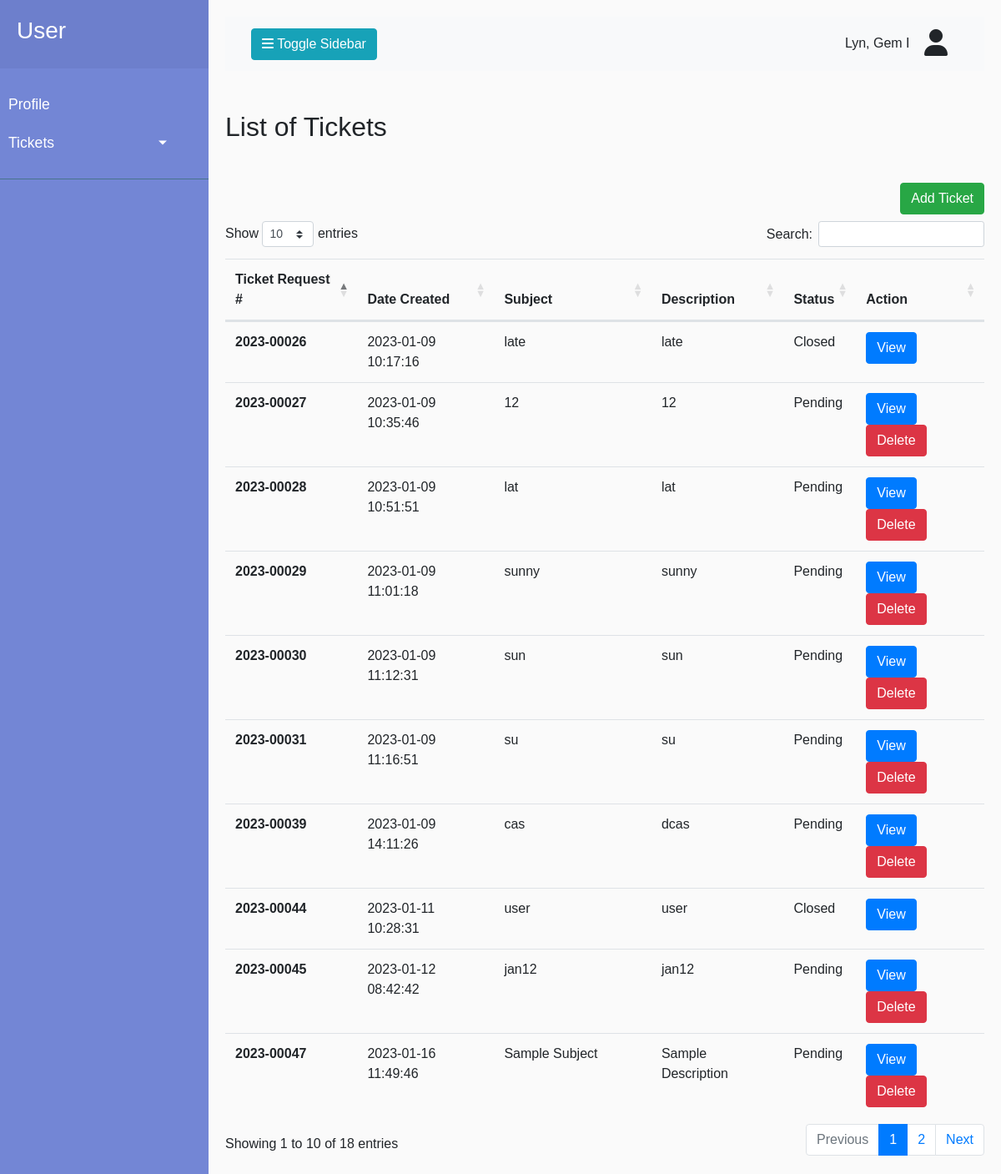
/User_side/ (signed in), run on the app's committed database.
### tables this page shows
CREATE TABLE `ticket` (
  `ticket_id` int(11) NOT NULL DEFAULT 0,
  `user_id` int(11) NOT NULL DEFAULT 0,
  `ticket_year` int(4) NOT NULL DEFAULT 0,
  `ticket_number` int(10) NOT NULL DEFAULT 0,
  `company_id` int(11) NOT NULL DEFAULT 0,
  `department_id` int(11) NOT NULL DEFAULT 0,
  `date_created` datetime NOT NULL DEFAULT '1000-01-01 00:00:00',
  `subject` varchar(100) NOT NULL DEFAULT '0',
  `ticket_description` varchar(150) NOT NULL DEFAULT '0',
  `message` varchar(150) NOT NULL DEFAULT '0',
  `file_uploaded` varchar(100) NOT NULL DEFAULT '0',
  `priority` int(1) NOT NULL DEFAULT 0,
  `assigned_to` int(11) NOT NULL DEFAULT 0,
  `status` int(11) NOT NULL DEFAULT 0,
  `closed_by` int(11) NOT NULL DEFAULT 0,
  `date_closed` datetime NOT NULL DEFAULT '1000-01-01 00:00:00'
);

### Includes/connection.php (called while the page is built, shortened)
<?php
$siteURL = "http://localhost/TicketingSystem/";

### User_side/index.php (the view, shortened to what this page needs)
<?php
    include ('header.php');
?>
            <h2 class="my-5">List of Tickets</h2>
            <form class="form-inline d-flex justify-content-end align-items-baseline">
                <button type="button" data-toggle="modal" data-target="#addTicketModal" class="btn btn-success mb-2">Add Ticket</button>
            </form>
            <table class="table" id="myTicketsTable">
                <thead>
                <tr>
                    <th scope="col">Ticket Request #</th>
                    <th scope="col">Date Created</th>
                    <th scope="col">Subject</th>
                    <th scope="col">Description</th>
                    <th scope="col">Status</th>
                    <th scope="col">Action</th>
                </tr>
                </thead>
                <tbody>
                <?php
                    $displayTablesql = "SELECT ticket_id, ticket_year, ticket_number, date_created, subject, ticket_description, status
                                        FROM ticket
                                        WHERE user_id=$current_id";
                    $displayResult = mysqli_query($con, $displayTablesql);
                    $displayResultCheck = mysqli_num_rows($displayResult);
                    if($displayResultCheck>0){
                        while($displayRow = mysqli_fetch_assoc($displayResult)){
                            $ticket_id = $displayRow['ticket_id'];
                            $status = $displayRow['status'] == 0 ? "Pending":"Closed";
                            $ticket_number = $displayRow['ticket_number'];
                            $ticket_year = $displayRow['ticket_year'];
                            $date_created = $displayRow['date_created'];
                            $displaySubject = $displayRow['subject'];
                            $displayDescription = $displayRow['ticket_description'];
                            ?>
                            <tr>
                                <th scope="row"><?php echo $ticket_year."-"; echo ticketNumberLengthCheck($ticket_number); ?></th>
                                <td><?php echo $date_created;?></td>
                                <td><?php echo $displaySubject;?></td>
                                <td><?php echo $displayDescription;?></td>
                                <td><?php echo $status;?></td>
                                <td>
                                    <a href="<?php echo $siteURL; ?>User_side/ticket-messages.php?id=<?php echo $ticket_id; ?>" class="btn btn-primary">View</a>
                                    <?php
                                        if($status == "Closed")
                                        {
                                        }
                                        else
                                        {
                                            ?>
                                                <a href="<?php echo $siteURL;?>User_side/action_button/delete-ticket.php?id=<?php echo $ticket_id;?>"><button type="button" class="btn btn-danger">Delete</button></a>
                                            <?php
                                        }
                                    ?>
                                </td>
                            </tr>
                            <?php
                        }
                        }
                ?>
                </tbody>
            </table>
        </div>
    </div>
    <?php include ('footer.php')?>

### cls_global_functions.php (shortened to what this page needs)
<?php
function ticketNumberLengthCheck($ticket_number)
{
    $lengthCheck = strlen($ticket_number);
    if($lengthCheck == 1)
    {
        echo "0000".$ticket_number;
    }
    elseif($lengthCheck == 2)
    {
        echo "000".$ticket_number;
    }
    elseif($lengthCheck == 3)
    {
        echo "00".$ticket_number;
    }
    elseif($lengthCheck == 4)
    {
        echo "0".$ticket_number;
    }
    else
    {
        echo $ticket_number;
    }
}
function getItAndAdminList($ticket_id)
{
    include('Includes/connection.php');
                        ?>
                        <?php
}
        ?>

### CSS/style.css (style rules this page uses)
body { font-family: 'Poppins', sans-serif; background: #fafafa; }
a, a:hover, a:focus { color:inherit; text-decoration: none; transition: all 0.3s; }

### data on the page
ticket: ticket_year "2023", ticket_number "26", date_created "2023-01-09 10:17:16", subject "late", ticket_description "late", status "Closed"
ticket: ticket_year "2023", ticket_number "27", date_created "2023-01-09 10:35:46", subject "12", ticket_description "12", status "Pending"
ticket: ticket_year "2023", ticket_number "28", date_created "2023-01-09 10:51:51", subject "lat", ticket_description "lat", status "Pending"
ticket: ticket_year "2023", ticket_number "29", date_created "2023-01-09 11:01:18", subject "sunny", ticket_description "sunny", status "Pending"
ticket: ticket_year "2023", ticket_number "30", date_created "2023-01-09 11:12:31", subject "sun", ticket_description "sun", status "Pending"
ticket: ticket_year "2023", ticket_number "31", date_created "2023-01-09 11:16:51", subject "su", ticket_description "su", status "Pending"
ticket: ticket_year "2023", ticket_number "39", date_created "2023-01-09 14:11:26", subject "cas", ticket_description "dcas", status "Pending"
ticket: ticket_year "2023", ticket_number "44", date_created "2023-01-11 10:28:31", subject "user", ticket_description "user", status "Closed"
ticket: ticket_year "2023", ticket_number "45", date_created "2023-01-12 08:42:42", subject "jan12", ticket_description "jan12", status "Pending"
ticket: ticket_year "2023", ticket_number "47", date_created "2023-01-16 11:49:46", subject "Sample Subject", ticket_description "Sample Description", status "Pending"

### other printed values
$current_full_name "Lyn, Gem I"
